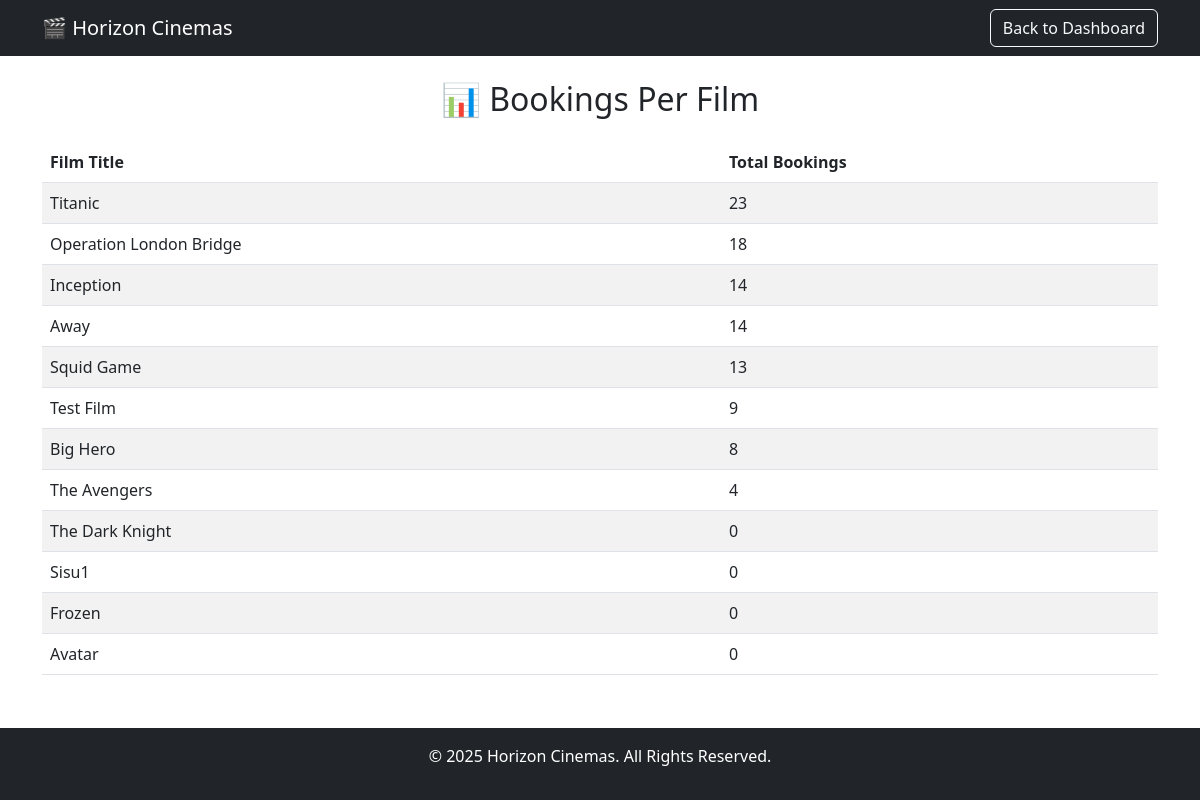
Screenshot of /report/bookings_per_film (signed in) with the database file from the repository.
### tables this page shows
CREATE TABLE films (
            id INTEGER PRIMARY KEY AUTOINCREMENT,
            title TEXT NOT NULL,
            genre TEXT NOT NULL,
            age_rating TEXT NOT NULL,
            description TEXT,
            actors TEXT
        );

### blueprints/booking_routes.py (the view)
@booking_routes.route('/report/bookings_per_film')
@jwt_required()
def bookings_per_film():
    with get_db_connection() as conn:
        cursor = conn.cursor()
        cursor.execute("""
            SELECT films.title, COUNT(bookings.id) AS total_bookings
            FROM films
            LEFT JOIN showtimes ON films.id = showtimes.film_id
            LEFT JOIN bookings ON showtimes.id = bookings.showtime_id
            GROUP BY films.title
            ORDER BY total_bookings DESC;
        """)
        report = cursor.fetchall()
    return render_template("report.html", report=report, title="Bookings Per Film")

### database/database_setup.py (called while the page is built)
def get_db_connection(testing=False):
    try:
        testing = current_app.config.get("TESTING", False)
    except RuntimeError:
        pass
    db_name = 'horizon_cinemas_test.db' if testing else 'horizon_cinemas.db'
    db_path = os.path.join(os.path.dirname(__file__), db_name)
    print("✅ get_db_connection() called")
    print(f"📍 USING DB: {db_path}")
    conn = sqlite3.connect(db_path)
    conn.row_factory = sqlite3.Row
    return conn

### templates/report.html (shortened to what this page needs)
<!DOCTYPE html>
<html lang="en">
<head>
  <link rel="stylesheet" href="{{ url_for('static', filename='style.css') }}">
  <link rel="stylesheet" href="https://cdn.jsdelivr.net/npm/bootstrap@5.3.0/dist/css/bootstrap.min.css">
</head>
<body>
  <nav class="navbar navbar-dark bg-dark">
    <div class="container">
      <a class="navbar-brand" href="/">🎬 Horizon Cinemas</a>
      <a href="/admin_dashboard" class="btn btn-outline-light">Back to Dashboard</a>
    </div>
  </nav>
  <main class="container mt-4">
    <h2 class="text-center mb-4">📊 {{ title }}</h2>
    <table class="table table-striped">
      <thead>
        <tr>
          <th>Film Title</th>
          <th>Total Bookings</th>
        </tr>
      </thead>
      <tbody>
        {% for row in report %}
        <tr>
          <td>{{ row['title'] }}</td>
          <td>{{ row['total_bookings'] }}</td>
        </tr>
        {% endfor %}
      </tbody>
    </table>
  </main>
  <footer class="text-center bg-dark text-white py-3 mt-auto">
    <p>© 2025 Horizon Cinemas. All Rights Reserved.</p>
  </footer>
</body>
</html>

### static/style.css (style rules this page uses)
body { font-family: Arial, sans-serif; background-color: #f5f5f5; margin: 0; padding: 0; }

### templates/report.html (style rules this page uses)
html, body { height: 100%; margin: 0; }
body { display: flex; flex-direction: column; min-height: 100vh; }
main { flex: 1; }

### rows the page displays
films: title "Titanic", total_bookings "23"
films: title "Operation London Bridge", total_bookings "18"
films: title "Inception", total_bookings "14"
films: title "Away", total_bookings "14"
films: title "Squid Game", total_bookings "13"
films: title "Big Hero", total_bookings "8"
films: title "The Avengers", total_bookings "4"
films: title "The Dark Knight", total_bookings "0"
films: title "Sisu1", total_bookings "0"
films: title "Frozen", total_bookings "0"
films: title "Avatar", total_bookings "0"

### other values shown
{{ title }} "Bookings Per Film"
{{ row['title'] }} "Test Film"
{{ row['total_bookings'] }} "9"
